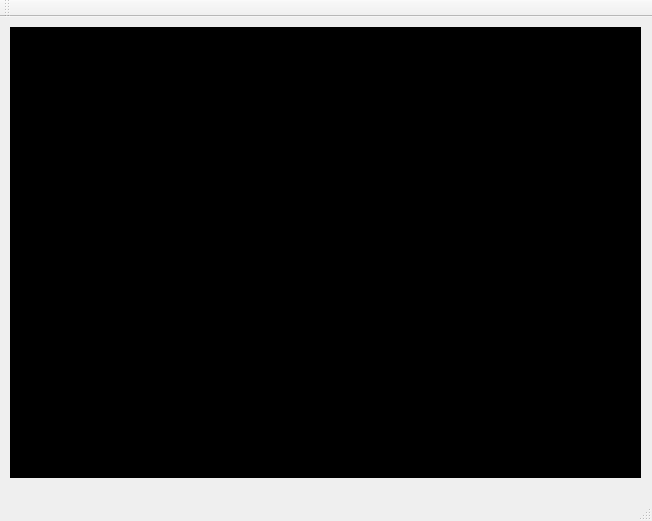
<?xml version="1.0" encoding="UTF-8"?>
<ui version="4.0">
 <class>MainWindow</class>
 <widget class="QMainWindow" name="MainWindow">
  <property name="geometry">
   <rect>
    <x>0</x>
    <y>0</y>
    <width>652</width>
    <height>521</height>
   </rect>
  </property>
  <property name="windowTitle">
   <string>MainWindow</string>
  </property>
  <widget class="QWidget" name="centralWidget">
   <widget class="QTableWidget" name="tableWidget">
    <property name="geometry">
     <rect>
      <x>10</x>
      <y>10</y>
      <width>631</width>
      <height>451</height>
     </rect>
    </property>
    <property name="styleSheet">
     <string notr="true">background-color: rgb(0, 0, 0);</string>
    </property>
   </widget>
  </widget>
  <widget class="QMenuBar" name="menuBar">
   <property name="geometry">
    <rect>
     <x>0</x>
     <y>0</y>
     <width>652</width>
     <height>17</height>
    </rect>
   </property>
  </widget>
  <widget class="QToolBar" name="mainToolBar">
   <attribute name="toolBarArea">
    <enum>TopToolBarArea</enum>
   </attribute>
   <attribute name="toolBarBreak">
    <bool>false</bool>
   </attribute>
  </widget>
  <widget class="QStatusBar" name="statusBar"/>
 </widget>
 <layoutdefault spacing="6" margin="11"/>
 <resources/>
 <connections/>
</ui>
